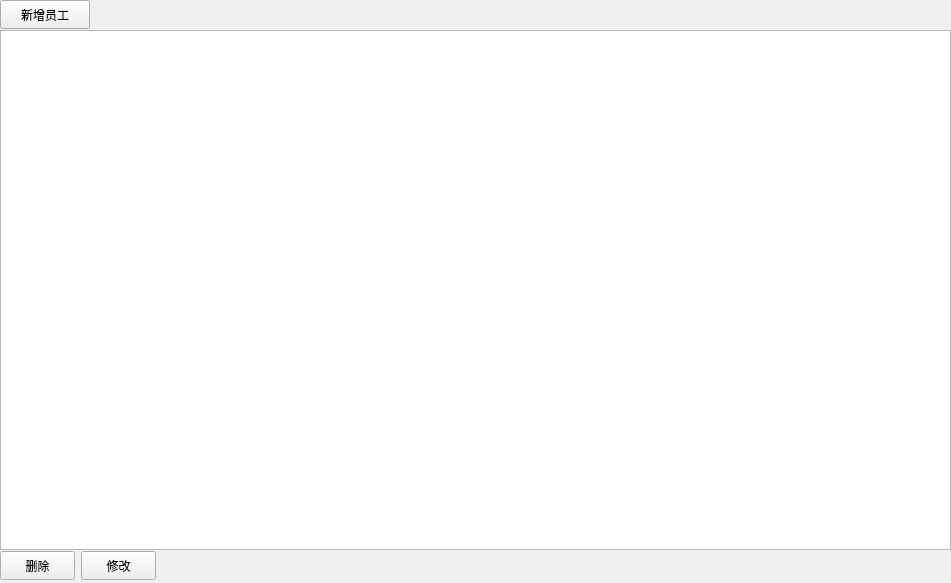
<?xml version="1.0" encoding="UTF-8"?>
<ui version="4.0">
 <class>Staff</class>
 <widget class="QWidget" name="Staff">
  <property name="geometry">
   <rect>
    <x>0</x>
    <y>0</y>
    <width>951</width>
    <height>583</height>
   </rect>
  </property>
  <property name="windowTitle">
   <string>Form</string>
  </property>
  <widget class="QWidget" name="">
   <layout class="QHBoxLayout" name="horizontalLayout_4">
    <item>
     <widget class="QPushButton" name="add_staff">
      <property name="sizePolicy">
       <sizepolicy hsizetype="Expanding" vsizetype="Expanding">
        <horstretch>0</horstretch>
        <verstretch>0</verstretch>
       </sizepolicy>
      </property>
      <property name="minimumSize">
       <size>
        <width>90</width>
        <height>29</height>
       </size>
      </property>
      <property name="maximumSize">
       <size>
        <width>90</width>
        <height>29</height>
       </size>
      </property>
      <property name="text">
       <string>新增员工</string>
      </property>
     </widget>
    </item>
    <item>
     <spacer name="horizontalSpacer_2">
      <property name="orientation">
       <enum>Qt::Horizontal</enum>
      </property>
      <property name="sizeHint" stdset="0">
       <size>
        <width>40</width>
        <height>20</height>
       </size>
      </property>
     </spacer>
    </item>
   </layout>
  </widget>
  <widget class="QWidget" name="">
   <property name="geometry">
    <rect>
     <x>0</x>
     <y>550</y>
     <width>951</width>
     <height>32</height>
    </rect>
   </property>
   <layout class="QHBoxLayout" name="horizontalLayout_13">
    <item>
     <widget class="QPushButton" name="delete_staff">
      <property name="sizePolicy">
       <sizepolicy hsizetype="Minimum" vsizetype="Expanding">
        <horstretch>0</horstretch>
        <verstretch>0</verstretch>
       </sizepolicy>
      </property>
      <property name="minimumSize">
       <size>
        <width>75</width>
        <height>29</height>
       </size>
      </property>
      <property name="maximumSize">
       <size>
        <width>75</width>
        <height>29</height>
       </size>
      </property>
      <property name="text">
       <string>删除</string>
      </property>
     </widget>
    </item>
    <item>
     <widget class="QPushButton" name="update_staff">
      <property name="sizePolicy">
       <sizepolicy hsizetype="Minimum" vsizetype="Expanding">
        <horstretch>0</horstretch>
        <verstretch>0</verstretch>
       </sizepolicy>
      </property>
      <property name="minimumSize">
       <size>
        <width>75</width>
        <height>29</height>
       </size>
      </property>
      <property name="maximumSize">
       <size>
        <width>75</width>
        <height>29</height>
       </size>
      </property>
      <property name="text">
       <string>修改</string>
      </property>
     </widget>
    </item>
    <item>
     <spacer name="horizontalSpacer_3">
      <property name="orientation">
       <enum>Qt::Horizontal</enum>
      </property>
      <property name="sizeHint" stdset="0">
       <size>
        <width>40</width>
        <height>20</height>
       </size>
      </property>
     </spacer>
    </item>
   </layout>
  </widget>
  <widget class="QTableView" name="staff_table">
   <property name="geometry">
    <rect>
     <x>0</x>
     <y>30</y>
     <width>951</width>
     <height>520</height>
    </rect>
   </property>
   <property name="minimumSize">
    <size>
     <width>951</width>
     <height>520</height>
    </size>
   </property>
   <property name="maximumSize">
    <size>
     <width>941</width>
     <height>520</height>
    </size>
   </property>
   <property name="selectionBehavior">
    <enum>QAbstractItemView::SelectRows</enum>
   </property>
   <property name="sortingEnabled">
    <bool>true</bool>
   </property>
   <attribute name="horizontalHeaderStretchLastSection">
    <bool>true</bool>
   </attribute>
   <attribute name="verticalHeaderVisible">
    <bool>false</bool>
   </attribute>
  </widget>
 </widget>
 <resources/>
 <connections/>
</ui>
